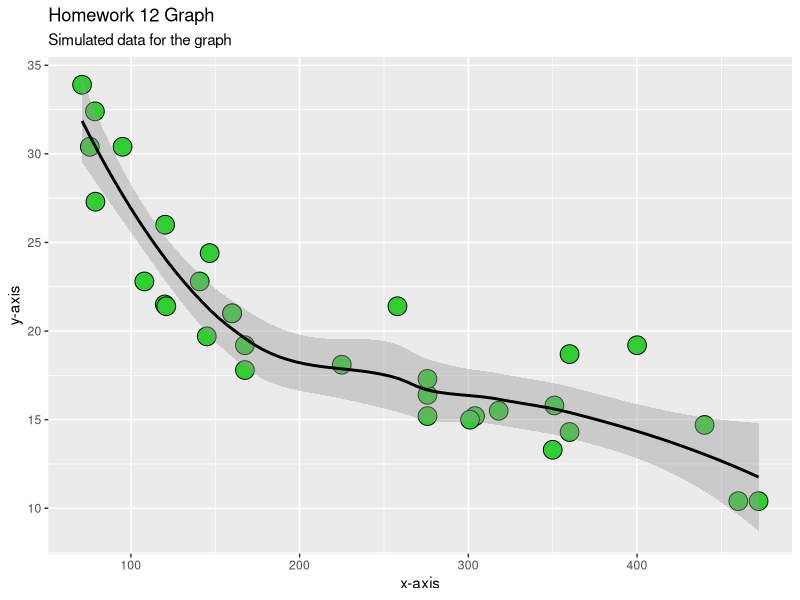
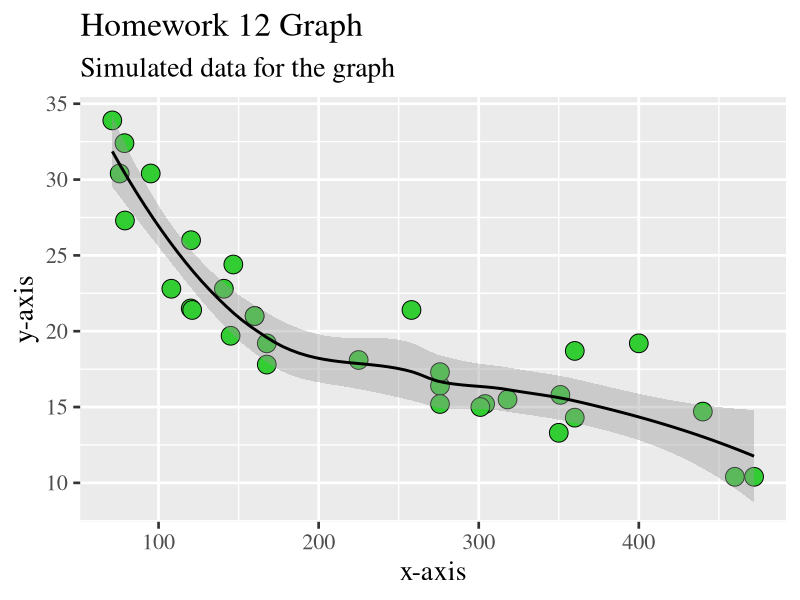
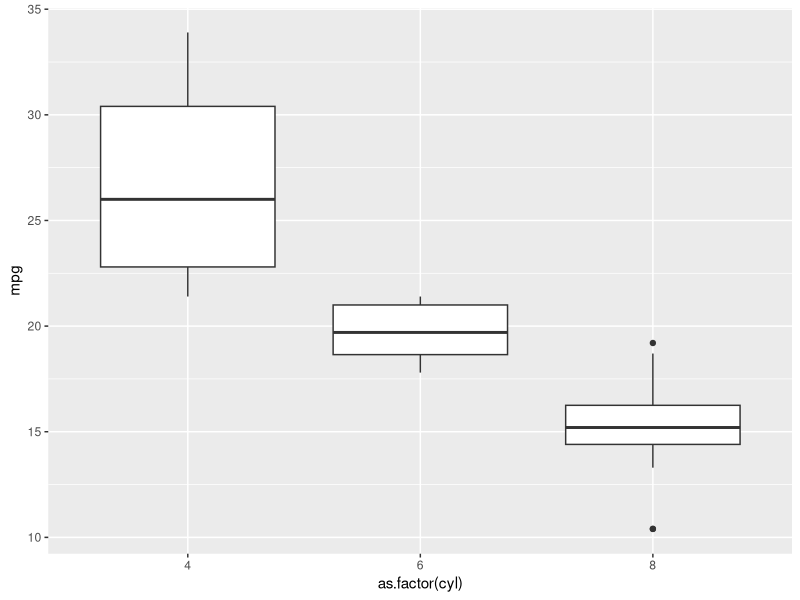
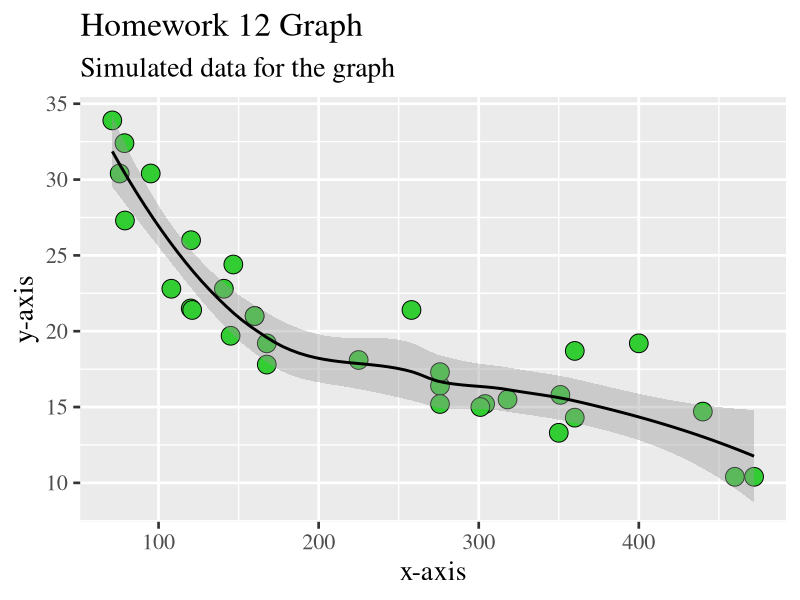
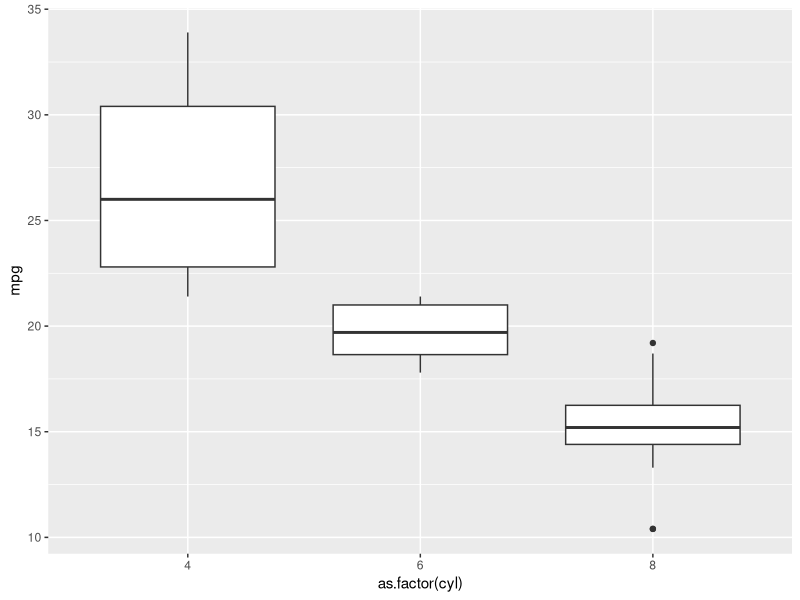

These figures' R source, in order:
## ---- chunk 1
knitr::opts_chunk$set(echo = TRUE)
## ---- chunk 2
# Question #1: For this exercise, use your newly-developed ggplot chops to create some nice graphs from your own data (If you do not have a good data frame to use for graphics, use one of the many built-in data frames from R (other than mpg, which we are using in class)). Experiment with different themes, theme base sizes, aesthetics, mappings, and faceting. When you are finished, try exporting them to high quality pdfs, jpgs, eps files, or other formats that you would use for submission to a journal.

library(ggplot2)
library(ggthemes)
library(patchwork)

d <- mtcars # use built in mpg data frame in R 
str(d)

table(d$mpg)

p2 <- ggplot(data=d, mapping=aes(x=disp,y=mpg)) + 
 geom_point(size=6,shape=21,color="black",fill="limegreen") + geom_smooth(color="black") + 
  labs(title="Homework 12 Graph",
      subtitle="Simulated data for the graph",
      x="x-axis",
      y="y-axis")

print(p2)

p1 <- p2 + theme_grey(base_size=20,base_family="serif")


print(p1)

ggsave(filename="MyPlot.pdf",plot=p1, device="pdf",width=20,height=20,units="cm",dpi=300)

box_plot <- ggplot(data=mtcars, mapping=(aes(x=as.factor(cyl),y=mpg))) +
  geom_boxplot()

print(box_plot)

ggsave(filename="MyPlot1.pdf",plot=box_plot, device="pdf",width=20,height=20,units="cm",dpi=300)
